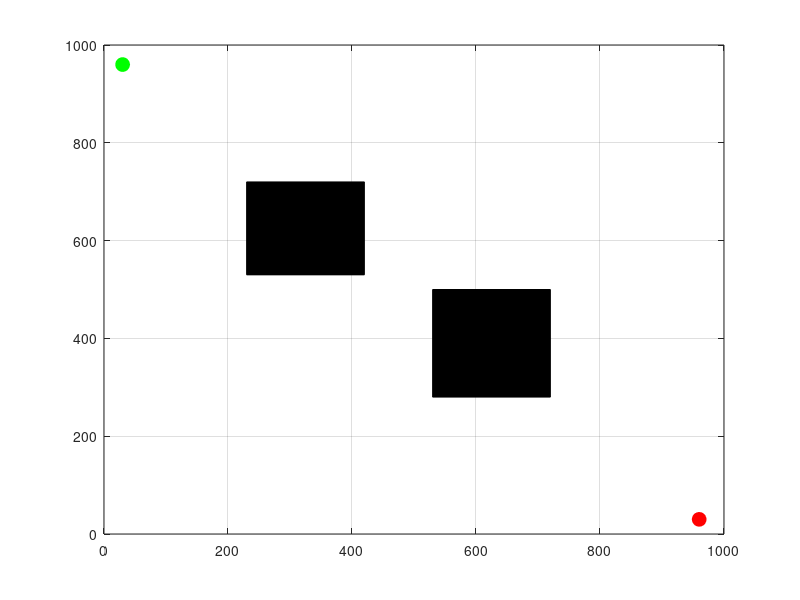

Recreate this plot in MATLAB. (Note: this script raises an error after producing the figure.)
clear;
clc;
x_max = 1000; 
y_max = 1000; 
start_pose = [30, 960]; 
goal_pose = [960, 30];  
step = 30;            
r = step;               
numNodes = 10000;       
neighbor_radius = 50;   
K_att = 0.22;  
K_rep = 500;    
d_0 = 50;       
obstacle_list = [
    250, 550, 150, 150;  
    550, 300, 150, 180;
];
or = 20; 
obstacles = zeros(size(obstacle_list)); 
for i = 1:size(obstacle_list, 1)
    obstacles(i, :) = [obstacle_list(i, 1)-or, obstacle_list(i, 2)-or, ...
                       obstacle_list(i, 3)+2*or, obstacle_list(i, 4)+2*or];
end
figure;
hold on;
axis([0 x_max 0 y_max]);
axis on;
box on;
grid on;
for i = 1:size(obstacle_list, 1)
    rectangle('Position', obstacles(i, :), 'FaceColor', [0 0 0]);
end
plot(start_pose(1), start_pose(2), 'go', 'MarkerFaceColor', 'g', 'MarkerSize', 10);
plot(goal_pose(1), goal_pose(2), 'ro', 'MarkerFaceColor', 'r', 'MarkerSize', 10);
tree1.nodes = start_pose; 
tree1.parent = -1;        
tree1.cost = 0;           
tree2.nodes = goal_pose;  
tree2.parent = -1;        
tree2.cost = 0;           
goal_reached = false; 
counter = 1;
M = struct('cdata', [], 'colormap', []);
for k = 1:numNodes
    rand_point = [rand() * x_max, rand() * y_max];
    rand_point = applyArtificialPotentialField(rand_point, goal_pose, obstacles, K_att, K_rep, d_0);
    [nearest_node1, nearest_idx1] = findNearestNode(tree1.nodes, rand_point);
    new_point1 = extend(nearest_node1, rand_point, r);
    if ~isCollision(new_point1, nearest_node1, obstacles)
        tree1.nodes = [tree1.nodes; new_point1];
        tree1.parent = [tree1.parent; nearest_idx1];
        tree1.cost = [tree1.cost; tree1.cost(nearest_idx1) + norm(new_point1 - nearest_node1)];
        line([nearest_node1(1), new_point1(1)], [nearest_node1(2), new_point1(2)], 'Color', 'm', 'LineWidth', 2);
        M(counter) = getframe;
        counter = counter + 1;
        [nearest_node2, nearest_idx2] = findNearestNode(tree2.nodes, new_point1);
        if ~isPathCollision(new_point1, nearest_node2, obstacles)
            tree2.nodes = [tree2.nodes; nearest_node2];
            tree2.parent = [tree2.parent; nearest_idx2];
            goal_reached = true;
            break;
        end
    end
    [nearest_node2, nearest_idx2] = findNearestNode(tree2.nodes, rand_point);
    new_point2 = extend(nearest_node2, rand_point, r);
    if ~isCollision(new_point2, nearest_node2, obstacles)
        tree2.nodes = [tree2.nodes; new_point2];
        tree2.parent = [tree2.parent; nearest_idx2];
        tree2.cost = [tree2.cost; tree2.cost(nearest_idx2) + norm(new_point2 - nearest_node2)];
        line([nearest_node2(1), new_point2(1)], [nearest_node2(2), new_point2(2)], 'Color', 'c', 'LineWidth',2);
        M(counter) = getframe;
        counter = counter + 1;
        [nearest_node1, nearest_idx1] = findNearestNode(tree1.nodes, new_point2);
        if ~isPathCollision(new_point2, nearest_node1, obstacles)
            tree1.nodes = [tree1.nodes; nearest_node1];
            tree1.parent = [tree1.parent; nearest_idx1];
            goal_reached = true;
            break;
        end
    end
end

if ~goal_reached
    disp('未能找到路径！');
    return;
end
found_connection = false;
for i = 1:size(tree1.nodes, 1)
    for j = 1:size(tree2.nodes, 1)
        if ~isPathCollision(tree1.nodes(i, :), tree2.nodes(j, :), obstacles)
            connect_idx1 = i;
            connect_idx2 = j;
            found_connection = true;
            break;
        end
    end
    if found_connection
        break;
    end
end

if ~found_connection
    disp('两棵树无法连接！');
    return;
end
path1 = backtracePath(tree1.nodes, tree1.parent, connect_idx1);
path2 = backtracePath(tree2.nodes, tree2.parent, connect_idx2); 
final_path = [tree1.nodes(connect_idx1, :); tree2.nodes(connect_idx2, :)];
for i = 1:size(final_path, 1)-1
line([final_path(1, 1), final_path(2, 1)], [final_path(1, 2), final_path(2, 2)], 'Color', 'b', 'LineWidth', 2);
end

disp('找到路径！');
function [nearest_node, nearest_idx] = findNearestNode(nodes, point)
    distances = vecnorm(nodes - point, 2, 2);
    [~, nearest_idx] = min(distances);
    nearest_node = nodes(nearest_idx, :);
end
function new_point = extend(nearest_node, rand_point, step_size)
    direction = rand_point - nearest_node;
    direction = direction / norm(direction);
    new_point = nearest_node + direction * step_size;
end
function collision = isCollision(new_point, nearest_node, obstacles)
    collision = isPathCollision(nearest_node, new_point, obstacles);
end
function collision = isPathCollision(point1, point2, obstacles)
    collision = false;
    for i = 1:size(obstacles, 1)
        obs_x = obstacles(i, 1);
        obs_y = obstacles(i, 2);
        obs_width = obstacles(i, 3);
        obs_height = obstacles(i, 4);
        if checkLineRect(point1, point2, obs_x, obs_y, obs_width, obs_height)
            collision = true;
            break;
        end
    end
end
function collision = checkLineRect(p1, p2, rx, ry, rw, rh)
    collision = false;
    edges = [
        rx, ry, rx + rw, ry;
        rx, ry, rx, ry + rh;
        rx + rw, ry, rx + rw, ry + rh;
        rx, ry + rh, rx + rw, ry + rh;
    ];
    for i = 1:size(edges, 1)
        if lineIntersect(p1, p2, edges(i, 1:2), edges(i, 3:4))
            collision = true;
            return;
        end
    end
end
function intersect = lineIntersect(p1, p2, q1, q2)
    intersect = false;
    u = p2 - p1;
    v = q2 - q1;
    w = p1 - q1;
    A = [-u; v]';
    B = w';
    if rank(A) < 2
        return;
    end
    t_s = A \ B;
    t = t_s(1);
    s = t_s(2);
    if t >= 0 && t <= 1 && s >= 0 && s <= 1
        intersect = true;
    end
end
function path = backtracePath(nodes, parent, idx)
    path = [];
    while idx > 0
        path = [path; nodes(idx, :)];
        idx = parent(idx);
    end
end
function adjusted_point = applyArtificialPotentialField(rand_point, goal_pose, obstacles, K_att, K_rep, d_0)
    attractive_force = K_att * (goal_pose - rand_point);
    repulsive_force = [0, 0];
    for i = 1:size(obstacles, 1)
        obs_x = obstacles(i, 1);
        obs_y = obstacles(i, 2);
        obs_width = obstacles(i, 3);
        obs_height = obstacles(i, 4);
        obs_center = [obs_x + obs_width / 2, obs_y + obs_height / 2];
        distance = norm(rand_point - obs_center);
        if distance < d_0
            repulsive_force = repulsive_force + K_rep * (1 / distance - 1 / d_0) * (1 / distance^2) * (rand_point - obs_center) / distance;
        end
    end
    adjusted_point = rand_point + attractive_force + repulsive_force;
end
